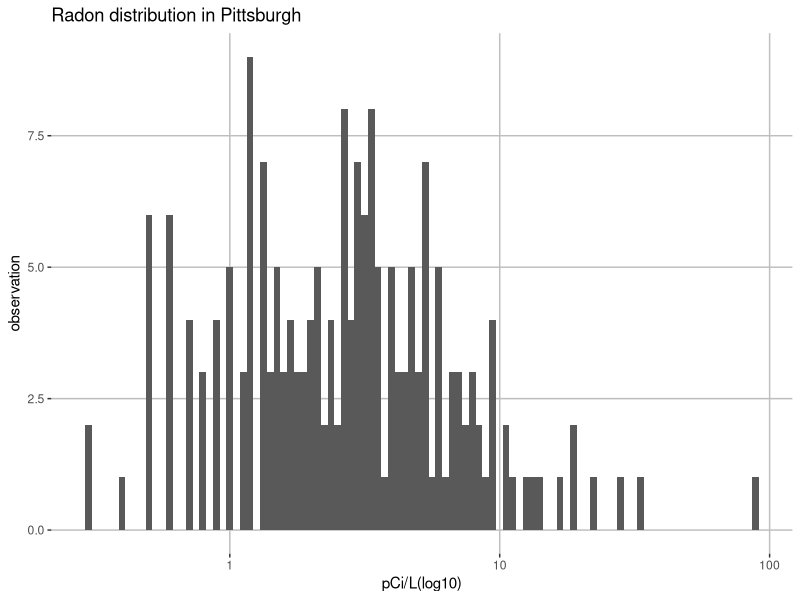
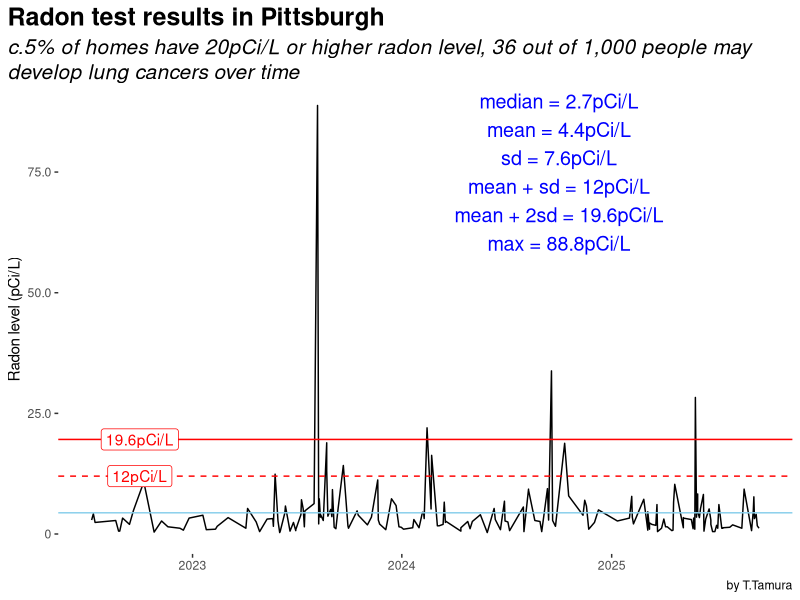

Recreate these plots in R, in order.
library(tidyverse)
library(glue)
library(ggtext)

setwd("/Users/takayukitamura/Documents/R_Computing/radon_data")

crm_data <- read_csv("crm_2025-09-10.csv")

head(crm_data)
tail(crm_data)

updates <- 
  tribble(~date, ~value,
        "2025-09-07", 3.2,
        "2025-09-10", 4.1,
        "2025-09-12", 1.7,
        "2025-09-15", 1.2)

crm_data <- rbind(crm_data, updates) %>% 
  arrange(desc(date))

write_csv(crm_data, "crm_data.scv")

table <- crm_data %>% 
  summarise(n = length(value), min = min(value), mean = mean(value), median = median(value),sd = sd(value), 
            "mean + sd" = mean+sd, "mean+2sd" = mean + sd*2, max = max(value))
  
mean <- table$mean
median <- table$median
sd <- round(table$sd, 1)
"mean+sd" <- table$`mean + sd`
z1 <- round(table$`mean + sd`, 1)
z2 <- round(table$`mean+2sd`, 1)
max <- table$max

crm_data %>% 
  ggplot(aes(x = value)) +
  geom_histogram(bins =100) +
  scale_x_log10() +
  labs(title = "Radon distribution in Pittsburgh",
       x = "pCi/L(log10)",
       y = "observation") +
  theme(
    axis.text.x = element_text(),
    panel.background = element_blank(),
    panel.grid.major = element_line(colour = "gray")
    
  )
  

crm_data %>% 
  ggplot(aes(x = date, y = value)) +
  geom_line() +
  geom_hline(yintercept = table$mean, color = "skyblue") +
  geom_hline(yintercept = z1, color = "red", linetype = "dashed") +
  geom_hline(yintercept = z2, color = "red") +
  annotate(geom = "text",
           x = as.Date("2024-10-01"),
           y = 75,
           label = glue("median = {median}pCi/L\nmean = {round(mean,1)}pCi/L\nsd = {sd}pCi/L\nmean + sd = {z1}pCi/L\nmean + 2sd = {z2}pCi/L\nmax = {max}pCi/L"),
           size = 5, color = "blue") +
  annotate(geom = "label",
           x = as.Date("2022-10-01"),
           y = (c(z1, z2)),
           label = c(glue("{z1}pCi/L"), 
                     glue("{z2}pCi/L")), color = "red") +
  scale_y_continuous(breaks = seq(0, 100, 25),
                     labels = c("0", "25.0", "50.0", "75.0", "100.0")) +
  labs(title = "Radon test results in Pittsburgh",
       subtitle = "c.5% of homes have 20pCi/L or higher radon level, 36 out of 1,000 people may develop lung cancers over time",
       y = "Radon level (pCi/L)",
       x = NULL,
       caption = "by T.Tamura") +
  theme(
    panel.background = element_blank(),
    plot.title.position = "plot",
    plot.title = element_text(size = 18, face = "bold"),
    plot.subtitle = element_textbox_simple(size = 15, face = "italic")
  )
  
